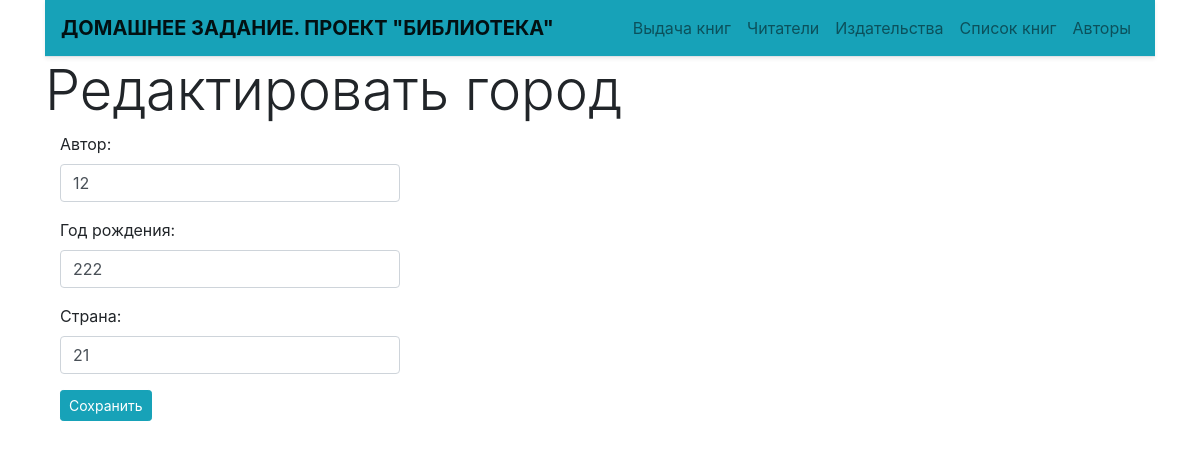
The page /author/update/7/ on the database its author committed.
### p_library/models.py (models this page shows, shortened)
class Author(models.Model):
    full_name = models.TextField(max_length=100, unique=True, verbose_name='Имя автора')
    birth_year = models.SmallIntegerField(verbose_name='Дата рождения автора')
    country = models.CharField(max_length=2, verbose_name='Страна автора')
    class Meta:
        verbose_name = 'Автор'
        verbose_name_plural = 'Авторы'
        ordering = ['full_name']

### p_library/views.py (the view)
# urls.py: path('update/<int:pk>/', views.AuthorEdit.as_view(), name='author_update'),
class AuthorEdit(UpdateView):
    model = Author
    form_class = AuthorForm
    template_name = 'author_edit.html'
    success_url = reverse_lazy('p_library:author_list')

### p_library/forms.py
class AuthorForm(forms.ModelForm):
    full_name = forms.CharField(label='Автор',
                           widget=forms.TextInput(
                               attrs={'class': 'form-control',
                                      'placeholder': 'Введите автора'}))
    birth_year = forms.IntegerField(label='Год рождения',
                           widget=forms.NumberInput(
                               attrs={'class': 'form-control',
                                      'placeholder': 'Введите год рождения'}))
    country = forms.CharField(label='Страна',
                           widget=forms.TextInput(
                               attrs={'class': 'form-control',
                                      'placeholder': 'Введите страну'}))
    class Meta:
        model = Author
        fields = '__all__'

### p_library/templates/author_edit.html (shortened to what this page needs)
{% extends 'base.html' %}
{% block content %}
<h1 class="display-4">Редактировать город</h1>
<div class="row mx-auto">
  <div class="col-md-4">
    <form method="post">
      {{ form.as_p }}
      <input type="submit" value="Сохранить" class="btn btn-info btn-sm" />
    </form>
  </div>
</div>
{% endblock %}

### rows shown on the page
Author: full_name "12", birth_year "222", country "21"
